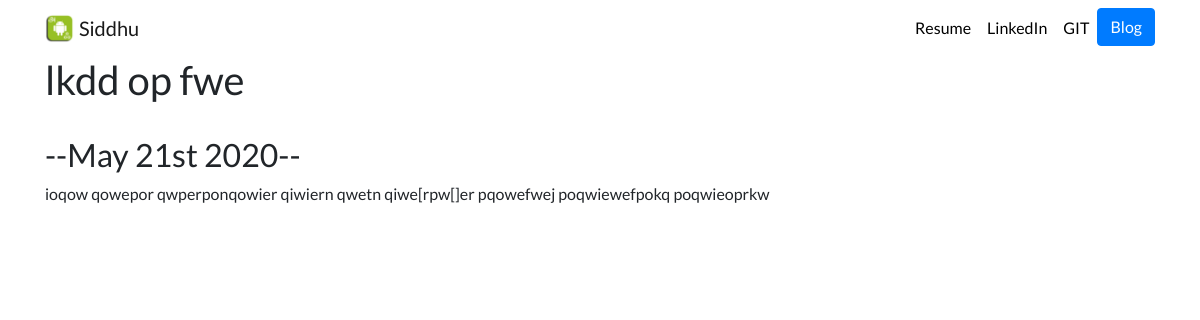
Before: /blog/8/ with the older database file.
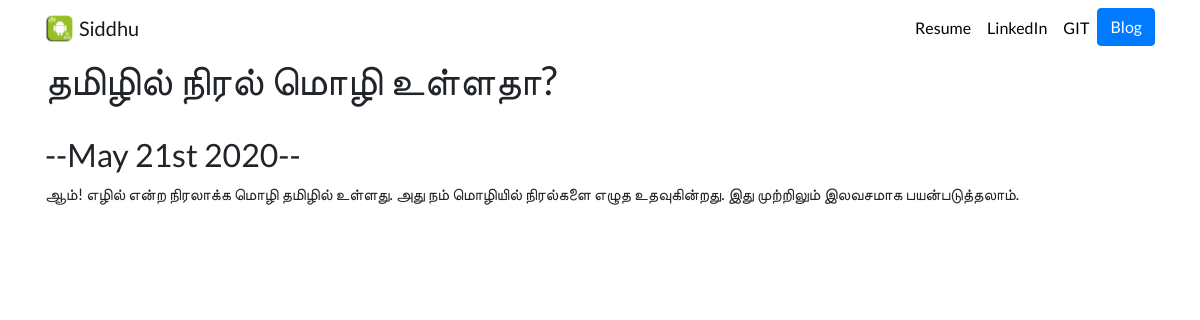
After: the same page with the newer database file.
### blog/models.py (models this page shows, shortened)
class Blog(models.Model):
	title = models.CharField(max_length=200)
	description = models.TextField()
	date = models.DateField()

### blog/views.py (the view)
# urls.py: path('<int:blog_id>/', views.detail, name='detail'),
def detail(request, blog_id):
	blog = get_object_or_404(Blog, pk=blog_id)
	return render(request, 'blog/detail.html',{'blog':blog})

### blog/templates/blog/detail.html
{% extends 'portfolio/base.html' %}
{% block content %}
<h1>{{ blog.title }}</h1><br>
<h2>--{{ blog.date|date:'F jS Y' }}--</h2>
<p>{{ blog.description|safe }}</p>
{% endblock %}

Changed rows visible on the page:
changed Blog: title "lkdd op fwe" → "தமிழில் நிரல் மொழி உள்ளதா?"; description "ioqow qowepor qwperponqowier qiwiern qwetn qiwe[rpw[]er pqowefwej poqwiewefpokq poqwieoprkw" → "ஆம்! எழில் என்ற நிரலாக்க மொழி தமிழில் உள்ளது. அது நம் மொழியில் நிரல்களை எழுத உதவுகின்றது. இது முற்றிலும் இலவசமாக பயன்படுத்தலாம்."
